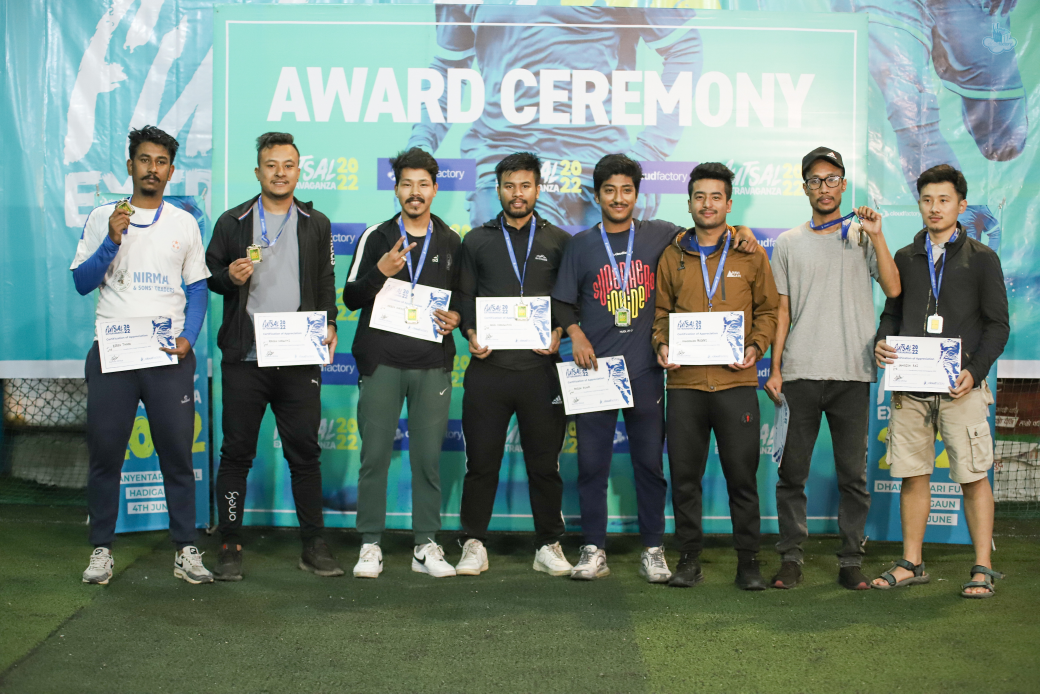
#> input picture 3.jpg, 3120 x 2080 px (shown at 1/3 size)
$ python facrecog.py
#> lines starting #> are read from the running program, lines starting #| are printed output that depends on the picture; after the words box and inside, x2 and y2 are one past the last pixel; in counts of white or black regions, pixels touching at a corner belong together
import cv2

face_cascade = cv2.CascadeClassifier('haarcascade_frontalface_default.xml')
image = cv2.imread('3.jpg')
#> image is the input picture: shape (2080, 3120, 3); mean B, G, R 122.7, 132.2, 114

img = cv2.resize(image,None,fx=0.3,fy=0.3)
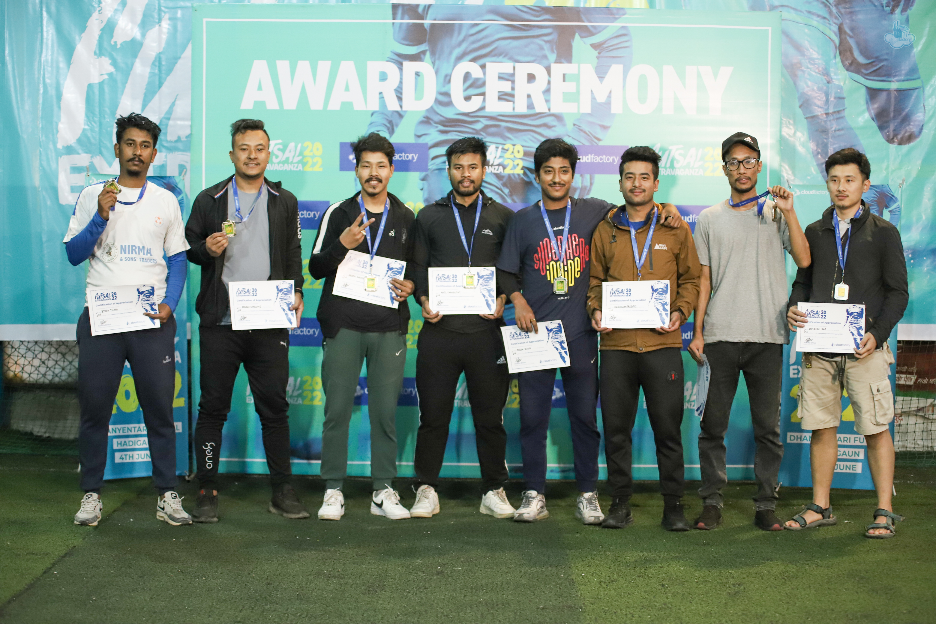
#> img: shape (624, 936, 3); mean B, G, R 122.6, 132.1, 113.9
imgGray = cv2.cvtColor(img, cv2.COLOR_BGR2GRAY)
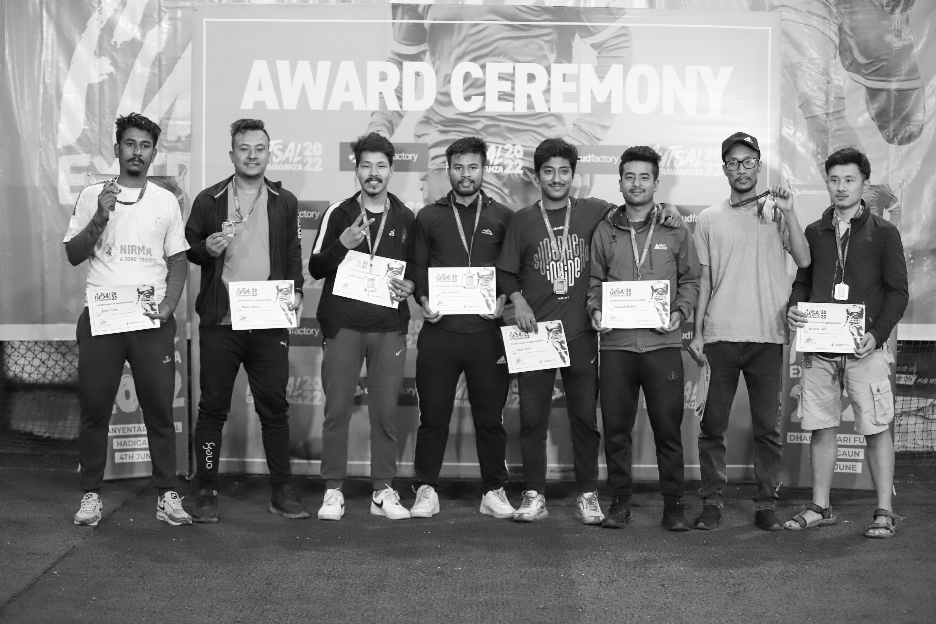
#> imgGray: shape (624, 936); min 2, max 255, mean 125.6
faces = face_cascade.detectMultiScale(imgGray, 1.2, 5)
#> faces = [[352, 149, 44, 44], [534, 152, 47, 47], [614, 159, 48, 48], [114, 126, 48, 48], [229, 131, 47, 47], [717, 144, 47, 47], [441, 148, 50, 50], [819, 162, 48, 48]]
for (x,y,w,h) in faces:
    cv2.rectangle(img, (x,y), (x+w,y+h),(255,0,0),2)
#> this loop made 8 passes
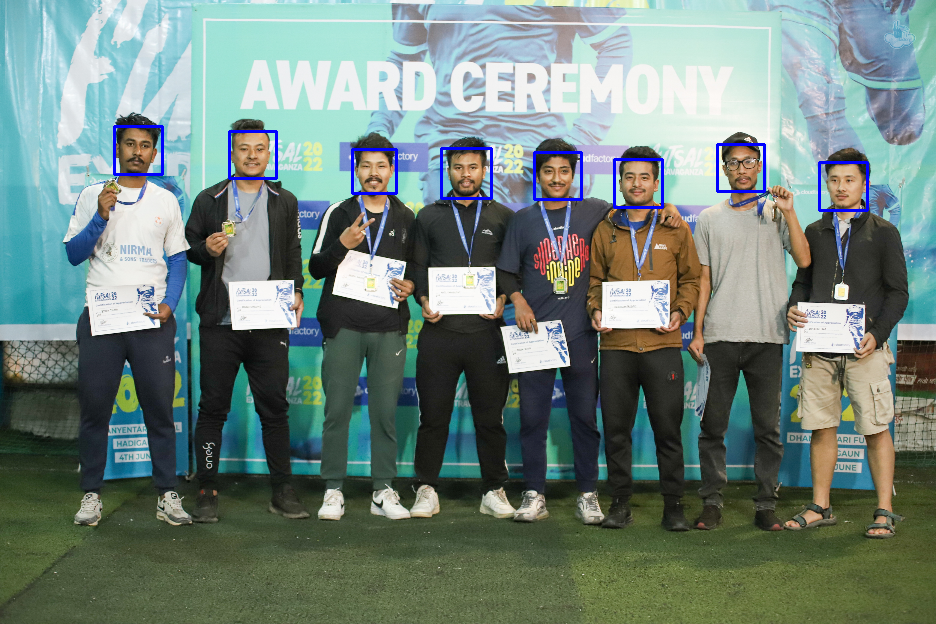
#> img: shape (624, 936, 3); 0.77% of pixels changed, all inside (x1, y1, x2, y2) = (113, 125, 869, 212)

cv2.imshow('img', img)
cv2.waitKey()
